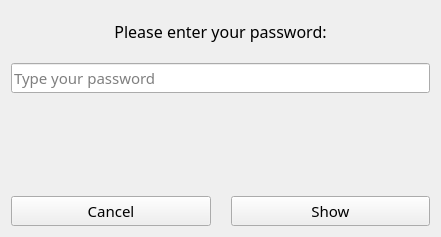
<?xml version="1.0" encoding="UTF-8"?>
<ui version="4.0">
 <class>Form</class>
 <widget class="QWidget" name="Form">
  <property name="windowModality">
   <enum>Qt::ApplicationModal</enum>
  </property>
  <property name="geometry">
   <rect>
    <x>0</x>
    <y>0</y>
    <width>441</width>
    <height>237</height>
   </rect>
  </property>
  <property name="windowTitle">
   <string>Password Manager</string>
  </property>
  <layout class="QVBoxLayout" name="verticalLayout">
   <property name="spacing">
    <number>20</number>
   </property>
   <property name="topMargin">
    <number>20</number>
   </property>
   <item>
    <widget class="QLabel" name="label">
     <property name="sizePolicy">
      <sizepolicy hsizetype="Preferred" vsizetype="Fixed">
       <horstretch>0</horstretch>
       <verstretch>0</verstretch>
      </sizepolicy>
     </property>
     <property name="font">
      <font>
       <family>Source Sans Pro</family>
       <pointsize>12</pointsize>
      </font>
     </property>
     <property name="text">
      <string>Please enter your password:</string>
     </property>
     <property name="alignment">
      <set>Qt::AlignCenter</set>
     </property>
    </widget>
   </item>
   <item>
    <widget class="QLineEdit" name="password_txt">
     <property name="sizePolicy">
      <sizepolicy hsizetype="Expanding" vsizetype="Maximum">
       <horstretch>0</horstretch>
       <verstretch>0</verstretch>
      </sizepolicy>
     </property>
     <property name="font">
      <font>
       <family>Source Sans Pro</family>
       <pointsize>11</pointsize>
      </font>
     </property>
     <property name="echoMode">
      <enum>QLineEdit::Password</enum>
     </property>
     <property name="alignment">
      <set>Qt::AlignLeading|Qt::AlignLeft|Qt::AlignVCenter</set>
     </property>
     <property name="placeholderText">
      <string>Type your password</string>
     </property>
    </widget>
   </item>
   <item>
    <widget class="QLabel" name="password_label">
     <property name="sizePolicy">
      <sizepolicy hsizetype="Preferred" vsizetype="Minimum">
       <horstretch>0</horstretch>
       <verstretch>0</verstretch>
      </sizepolicy>
     </property>
     <property name="font">
      <font>
       <family>Source Sans Pro</family>
       <pointsize>11</pointsize>
      </font>
     </property>
     <property name="text">
      <string/>
     </property>
     <property name="alignment">
      <set>Qt::AlignCenter</set>
     </property>
    </widget>
   </item>
   <item>
    <layout class="QHBoxLayout" name="horizontalLayout">
     <item>
      <widget class="QPushButton" name="cancel_button">
       <property name="font">
        <font>
         <family>Source Sans Pro</family>
         <pointsize>11</pointsize>
        </font>
       </property>
       <property name="text">
        <string>Cancel</string>
       </property>
      </widget>
     </item>
     <item>
      <widget class="QPushButton" name="show_button">
       <property name="font">
        <font>
         <family>Source Sans Pro</family>
         <pointsize>11</pointsize>
        </font>
       </property>
       <property name="text">
        <string>Show</string>
       </property>
      </widget>
     </item>
    </layout>
   </item>
  </layout>
 </widget>
 <resources/>
 <connections/>
</ui>
